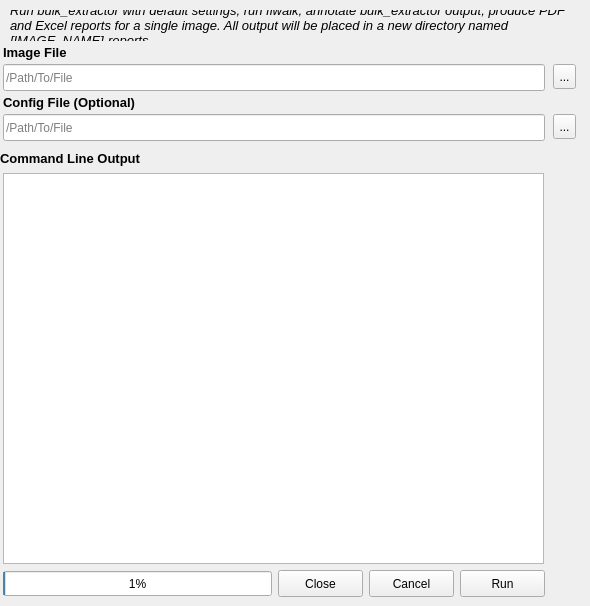
      <widget class="QWidget" name="tab_runauto">
       <attribute name="title">
        <string>Run All (Auto)</string>
       </attribute>
       <widget class="QLabel" name="label_fwhdr_2">
        <property name="geometry">
         <rect>
          <x>10</x>
          <y>10</y>
          <width>571</width>
          <height>31</height>
         </rect>
        </property>
        <property name="font">
         <font>
          <pointsize>10</pointsize>
          <italic>true</italic>
         </font>
        </property>
        <property name="text">
         <string>Run bulk_extractor with default settings, run fiwalk, annotate bulk_extractor output, produce PDF and Excel reports for a single image. All output will be placed in a new directory named [IMAGE_NAME]-reports.</string>
        </property>
        <property name="wordWrap">
         <bool>true</bool>
        </property>
       </widget>
       <widget class="QPushButton" name="pb_rep_cancel_6">
        <property name="geometry">
         <rect>
          <x>369</x>
          <y>570</y>
          <width>85</width>
          <height>27</height>
         </rect>
        </property>
        <property name="sizePolicy">
         <sizepolicy hsizetype="Fixed" vsizetype="Fixed">
          <horstretch>0</horstretch>
          <verstretch>0</verstretch>
         </sizepolicy>
        </property>
        <property name="text">
         <string>Cancel</string>
        </property>
       </widget>
       <widget class="QLabel" name="label_rep_cmdlineoutput_6">
        <property name="geometry">
         <rect>
          <x>3</x>
          <y>284</y>
          <width>269</width>
          <height>16</height>
         </rect>
        </property>
        <property name="font">
         <font>
          <pointsize>10</pointsize>
          <weight>75</weight>
          <bold>true</bold>
         </font>
        </property>
        <property name="text">
         <string>Command Line Output</string>
        </property>
       </widget>
       <widget class="QLineEdit" name="lineEdit_rep_fwxmlfile_6">
        <property name="geometry">
         <rect>
          <x>3</x>
          <y>64</y>
          <width>542</width>
          <height>27</height>
         </rect>
        </property>
        <property name="text">
         <string/>
        </property>
        <property name="placeholderText">
         <string>/Path/To/File</string>
        </property>
       </widget>
       <widget class="QToolButton" name="toolButton_rep_fwxmlfile_6">
        <property name="geometry">
         <rect>
          <x>553</x>
          <y>64</y>
          <width>23</width>
          <height>25</height>
         </rect>
        </property>
        <property name="text">
         <string>...</string>
        </property>
       </widget>
       <widget class="QLabel" name="label_rep_confile_10">
        <property name="geometry">
         <rect>
          <x>3</x>
          <y>94</y>
          <width>269</width>
          <height>16</height>
         </rect>
        </property>
        <property name="font">
         <font>
          <pointsize>10</pointsize>
          <weight>75</weight>
          <bold>true</bold>
         </font>
        </property>
        <property name="text">
         <string>Config File (Optional)</string>
        </property>
       </widget>
       <widget class="QLineEdit" name="lineEdit_rep_confile_10">
        <property name="geometry">
         <rect>
          <x>3</x>
          <y>114</y>
          <width>542</width>
          <height>27</height>
         </rect>
        </property>
        <property name="placeholderText">
         <string>/Path/To/File</string>
        </property>
       </widget>
       <widget class="QPushButton" name="pb_rep_close_6">
        <property name="geometry">
         <rect>
          <x>278</x>
          <y>570</y>
          <width>85</width>
          <height>27</height>
         </rect>
        </property>
        <property name="sizePolicy">
         <sizepolicy hsizetype="Fixed" vsizetype="Fixed">
          <horstretch>0</horstretch>
          <verstretch>0</verstretch>
         </sizepolicy>
        </property>
        <property name="text">
         <string>Close</string>
        </property>
       </widget>
       <widget class="QProgressBar" name="progressBar_rep_6">
        <property name="geometry">
         <rect>
          <x>3</x>
          <y>571</y>
          <width>269</width>
          <height>25</height>
         </rect>
        </property>
        <property name="value">
         <number>1</number>
        </property>
       </widget>
       <widget class="QLabel" name="label_rep_fwxmlfile_6">
        <property name="geometry">
         <rect>
          <x>3</x>
          <y>44</y>
          <width>269</width>
          <height>16</height>
         </rect>
        </property>
        <property name="font">
         <font>
          <pointsize>10</pointsize>
          <weight>75</weight>
          <bold>true</bold>
         </font>
        </property>
        <property name="text">
         <string>Image File</string>
        </property>
       </widget>
       <widget class="QTextEdit" name="textEdit_rep_6">
        <property name="geometry">
         <rect>
          <x>3</x>
          <y>173</y>
          <width>541</width>
          <height>391</height>
         </rect>
        </property>
        <property name="autoFillBackground">
         <bool>true</bool>
        </property>
        <property name="textInteractionFlags">
         <set>Qt::TextSelectableByKeyboard|Qt::TextSelectableByMouse</set>
        </property>
       </widget>
       <widget class="QToolButton" name="toolButton_rep_confile_6">
        <property name="geometry">
         <rect>
          <x>553</x>
          <y>114</y>
          <width>23</width>
          <height>25</height>
         </rect>
        </property>
        <property name="text">
         <string>...</string>
        </property>
       </widget>
       <widget class="QPushButton" name="pb_rep_run_6">
        <property name="geometry">
         <rect>
          <x>460</x>
          <y>570</y>
          <width>85</width>
          <height>27</height>
         </rect>
        </property>
        <property name="sizePolicy">
         <sizepolicy hsizetype="Fixed" vsizetype="Fixed">
          <horstretch>0</horstretch>
          <verstretch>0</verstretch>
         </sizepolicy>
        </property>
        <property name="text">
         <string>Run</string>
        </property>
       </widget>
       <widget class="QLabel" name="label_rep_cmdlineoutput_7">
        <property name="geometry">
         <rect>
          <x>0</x>
          <y>150</y>
          <width>269</width>
          <height>16</height>
         </rect>
        </property>
        <property name="font">
         <font>
          <pointsize>10</pointsize>
          <weight>75</weight>
          <bold>true</bold>
         </font>
        </property>
        <property name="text">
         <string>Command Line Output</string>
        </property>
       </widget>
      </widget>
